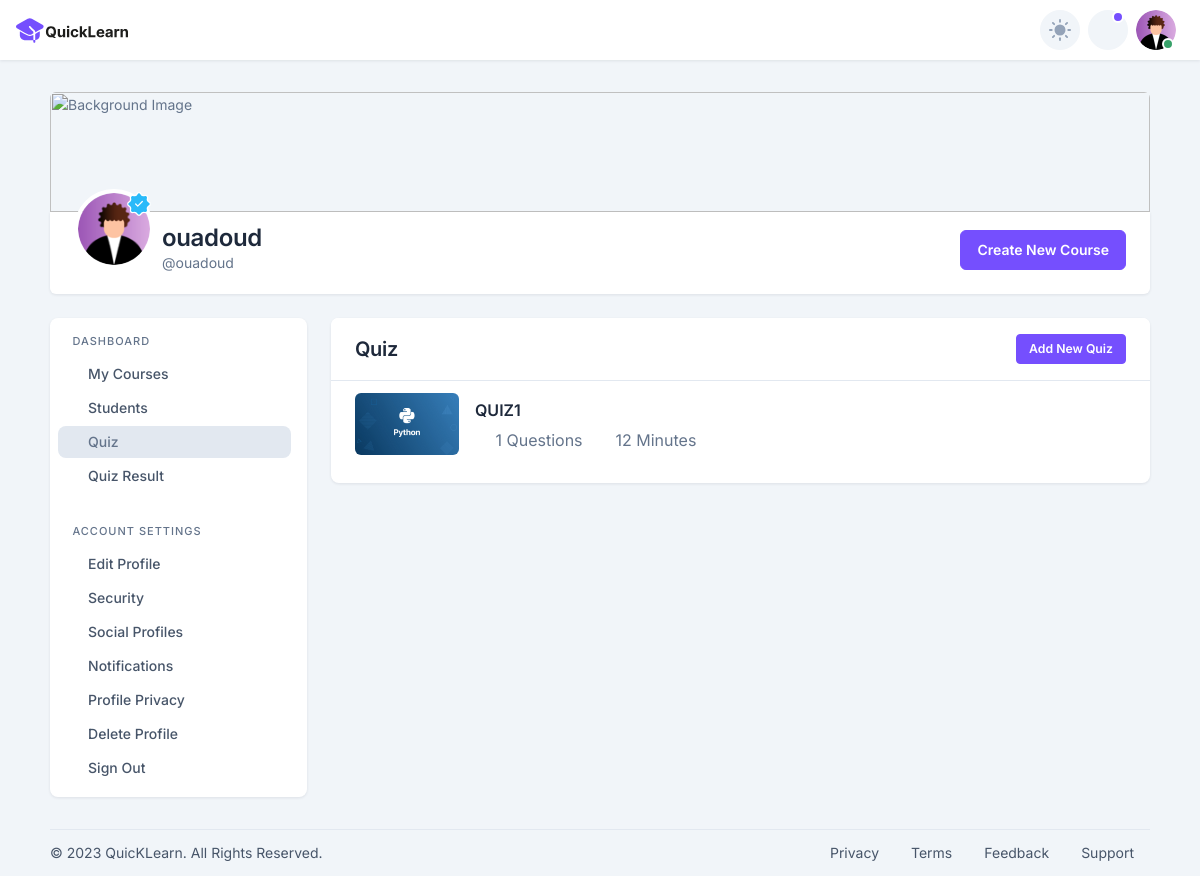
The page /quizhome/ (signed in) on the database its author committed.
### account/models.py (models this page shows, shortened)
class Account(AbstractBaseUser):
    email = models.EmailField(verbose_name="email", max_length=60, unique=True)
    username = models.CharField(max_length=30, unique=True)
    date_joined = models.DateTimeField(verbose_name="date joined", auto_now_add=True)
    last_login = models.DateTimeField(verbose_name="last login", auto_now=True)
    is_admin = models.BooleanField(default=False)
    is_active = models.BooleanField(default=True)
    is_staff = models.BooleanField(default=False)
    is_superuser = models.BooleanField(default=False)
    user_type = models.CharField(max_length=255, default="Student")
    first_name = models.CharField(max_length=30, null=True, blank=True)
    last_name = models.CharField(max_length=30, null=True, blank=True)
    phone = models.CharField(max_length=15, null=True, blank=True)
    address = models.CharField(max_length=255,default='')
    country = models.CharField(max_length=50,default='Morocco')
    picture = models.ImageField(upload_to='profile_pics', null=True, blank=True)
    USERNAME_FIELD = "email"
    REQUIRED_FIELDS = ["username", "user_type"]
    objects = MyAccountManager()

class Quiz(models.Model):
    course = models.ForeignKey(Course, on_delete=models.CASCADE)
    quiz_name = models.CharField(max_length=255,default="test quiz")
    quiz_duration = models.IntegerField(default=0)

class Course(models.Model):
    professor = models.ForeignKey(Professeur, on_delete=models.CASCADE, default=1)
    course_title = models.CharField(max_length=60 , unique=True)
    course_level = models.CharField(max_length=100)
    course_description = models.TextField()
    course_pdf = models.FileField(upload_to='pdfs/')
    video_url = models.URLField()
    cover_image = models.ImageField(upload_to='images/', blank=True)
    duration_hours = models.PositiveIntegerField(default=0)
    duration_minutes = models.PositiveIntegerField(default=0)
    created_date = models.DateTimeField(default=timezone.now)

### pages/views.py (the view)
# urls.py: path('quizhome/',views.quizhome,name="quizhome"),
@user_passes_test(lambda u: u.user_type == 'teacher', login_url='signin')
@login_required
def quizhome(request):
    professor = Professeur.objects.get(user=request.user)
    quizzes = Quiz.objects.filter(course__professor=professor)  # Filter based on the 'course' field
    context = {
        "quizzes": quizzes,
    }
    return render(request, 'users/Professor/Quiz/quiz-home.html', context)

### templates/users/Professor/Quiz/quiz-home.html (shortened to what this page needs)
{% extends 'baseUser.html' %}
{% load static %}
{% block content %}
{% if demande_acces %}
<div class="alert alert-danger" role="alert">
  <h4 class="alert-heading">Please wait for approval</h4>
  <p>
    Your access request is currently pending approval. Once it's approved, you
    will be granted access.
  </p>
</div>
{% else %}
<main>
  <section class="pt-5 pb-5 animate__animated animate__fadeInUp">
    <div class="container">
      {% include 'parts/Professor-user-info.html' %}
      <div class="row mt-0 mt-md-4">
        <div class="col-lg-3 col-md-4 col-12">
          <nav
            class="navbar navbar-expand-md navbar-light shadow-sm mb-4 mb-lg-0 sidenav"
          >
            <div class="collapse navbar-collapse" id="sidenav">
              <div class="navbar-nav flex-column">
                <span class="navbar-header">Dashboard</span>
                <ul class="list-unstyled ms-n2 mb-4">
                  <li class="nav-item">
                    <a class="nav-link" href="{% url 'professordashbord' %}"
                      ><i class="fe fe-book nav-icon"></i>My Courses</a
                    >
                  </li>
                  <li class="nav-item">
                    <a class="nav-link" href="instructor-students.html"
                      ><i class="fe fe-user nav-icon"></i>Students</a
                    >
                  </li>
                  <li class="nav-item active">
                    <a class="nav-link" href="{% url 'quizhome' %}"
                      ><i class="fe fe-help-circle nav-icon"></i>Quiz</a
                    >
                  </li>
                  <li class="nav-item">
                    <a class="nav-link" href="instructor-quiz-result.html"
                      ><i class="fe fe-help-circle nav-icon"></i>Quiz Result</a
                    >
                  </li>
                </ul>
                <span class="navbar-header">Account Settings</span>
                <ul class="list-unstyled ms-n2 mb-0">
                  <li class="nav-item">
                    <a class="nav-link" href="profile-edit.html"
                      ><i class="fe fe-settings nav-icon"></i>Edit Profile</a
                    >
                  </li>
                  <li class="nav-item">
                    <a class="nav-link" href="security.html"
                      ><i class="fe fe-user nav-icon"></i>Security</a
                    >
                  </li>
                  <li class="nav-item">
                    <a class="nav-link" href="social-profile.html"
                      ><i class="fe fe-refresh-cw nav-icon"></i>Social
                      Profiles</a
                    >
                  </li>
                  <li class="nav-item">
                    <a class="nav-link" href="notifications.html"
                      ><i class="fe fe-bell nav-icon"></i>Notifications</a
                    >
                  </li>
                  <li class="nav-item">
                    <a class="nav-link" href="profile-privacy.html"
                      ><i class="fe fe-lock nav-icon"></i>Profile Privacy</a
                    >
                  </li>
                  <li class="nav-item">
                    <a class="nav-link" href="{% url 'delete_profile_page' %}"
                      ><i class="fe fe-trash nav-icon"></i>Delete Profile</a
                    >
                  </li>
                  <li class="nav-item">
                    <a class="nav-link" href="{% url 'logout' %}"
                      ><i class="fe fe-power nav-icon"></i>Sign Out</a
                    >
                  </li>
                </ul>
              </div>
            </div>
          </nav>
        </div>
        <div class="col-lg-9 col-md-8 col-12">
            <div class="card mb-4">
              <div class="card-header d-flex align-items-center justify-content-between">
                <div class="">
                  <h3 class="mb-0">Quiz</h3>
                </div>
                <div>
                  <a href="{% url 'addquiz' %}" class="btn btn-primary btn-sm">Add New Quiz</a>
                </div>
              </div>
              <div class="card-body p-0">
                <div class="table-responsive">
                  <table class="table table-centered text-nowrap">
                    <tbody>
                      {%for quiz in quizzes%}
                      <tr>
                        <td>
                          <div class="d-flex align-items-center">
                            <a href="{% url 'quizpreview' quiz.id%}"> <img src="{{ quiz.course.cover_image.url }}" alt="course"
                                class="rounded img-4by3-lg" ></a>
                            <div class="ms-3">
                              <h4 class="mb-2"><a href="{% url 'quizpreview' quiz.id%}" class="text-inherit">{{quiz.quiz_name}}</a></h4>
                              <div>
                                <span><span class="me-2 align-middle"><i class="fe fe-list"></i></span>{{ quiz.question_set.count }}
                                  Questions</span>
                                <span class="ms-2"><span class="me-2 align-middle"><i class="fe fe-clock"></i></span>{{quiz.quiz_duration}}
                                  Minutes</span>
                              </div>
                            </div>
                          </div>
                        </td>
                        <td>
                          <div>
                            <a href="#" class="text-inherit"><i class="fe fe-settings"></i></a>
                            <a href="{% url 'delete_quiz' quiz.id %}" class="ms-2 link-danger"><i class="fe fe-trash-2"></i></a>
                          </div>
                        </td>
                      </tr>
                      {% endfor %}
                    </tbody>
                  </table>
                </div>
              </div>
            </div>
          </div>
      </div>
    </div>
  </section>
</main>
{% endif %}
{% endblock %}

### templates/users/NavbarUser.html (shortened to what this page needs)
{% load static %}
<nav class="navbar navbar-expand-lg">
	<div class="container-fluid px-0">
		{% if user.user_type == "student" %}
		<a class="navbar-brand" href="{% url 'studentdashbord' %}"><img
			src="{% static 'assets/images/brand/logo/quicklearn.svg' %}" alt="" class=""></a>
		{% elif user.user_type == "teacher" %}
		<a class="navbar-brand" href="{% url 'professordashbord' %}"><img
			src="{% static 'assets/images/brand/logo/quicklearn.svg' %}" alt="" class=""></a>
		{% endif %}
		<div class="ms-auto d-flex align-items-center order-lg-3">
			<div>
				<a href="#" class="form-check form-switch theme-switch btn btn-light btn-icon rounded-circle">
					<input class="form-check-input" type="checkbox" role="switch" id="flexSwitchCheckDefault">
				</a>
			</div>
			<ul class="navbar-nav navbar-right-wrap mx-2 flex-row">
				<li class="dropdown d-inline-block stopevent position-static">
					<a class="btn btn-light btn-icon rounded-circle text-muted indicator indicator-primary" href="#"
						role="button" id="dropdownNotificationSecond" data-bs-toggle="dropdown" aria-haspopup="true"
						aria-expanded="false">
						<i class="fe fe-bell"> </i>
					</a>
				</li>
				<li class="dropdown ms-2 d-inline-block position-static">
					<a class="rounded-circle" href="#" data-bs-toggle="dropdown" data-bs-display="static"
						aria-expanded="false">
						<div class="avatar avatar-md avatar-indicators avatar-online">
							<img alt="avatar" src="{{user.picture.url}}" class="rounded-circle">
						</div>
					</a>
				</li>
			</ul>
		</div>
	</div>
</nav>

### templates/parts/Professor-user-info.html
{% load static %}
<div class="row align-items-center">
  <div class="col-xl-12 col-lg-12 col-md-12 col-12">
    <div class="pt-16 rounded-top profile-bg">
      <img
        src="{% static 'assets/images/background/profile-bg.jpg' %}"
        alt="Background Image"
      />
    </div>
    <div
      class="card px-4 pt-2 pb-4 shadow-sm rounded-top-0 rounded-bottom-0 rounded-bottom-md-2"
    >
      <div class="d-flex align-items-end justify-content-between">
        <div class="d-flex align-items-center">
          <div
            class="me-2 position-relative d-flex justify-content-end align-items-end mt-n5"
          >
            <img
              src="{{user.picture.url}}"
              class="avatar-xl rounded-circle border border-4 border-white position-relative"
              alt="avatar"
            />
            <a
              href="#"
              class="position-absolute top-0 end-0"
              data-bs-toggle="tooltip"
              data-placement="top"
            >
              <img
                src="{% static 'assets/images/svg/checked-mark.svg' %}"
                alt="checked"
                height="30"
                width="30"
              />
            </a>
          </div>
          <div class="lh-1">
            <h2 class="mb-0">{{ request.user.username }}</h2>
            <p class="mb-0 d-block">@{{ request.user.username }}</p>
          </div>
        </div>
        <div>
          <a href="{% url 'addcourse' %}" class="btn btn-primary d-none d-md-block"
            >Create New Course</a
          >
        </div>
      </div>
    </div>
  </div>
</div>

### QuikLearn/static/assets/css/style.css (style rules this page uses)
.profile-bg { position: relative; overflow: hidden; }
.profile-bg img { position: absolute; top: 0; left: 0; width: 100%; height: 100%; object-fit: cover; }

### rows shown on the page
Account: picture (placeholder picture), user.username "ouadoud"
Quiz: course.cover_image (picture), quiz_name "QUIZ1", question_set.count "1", quiz_duration "12"
